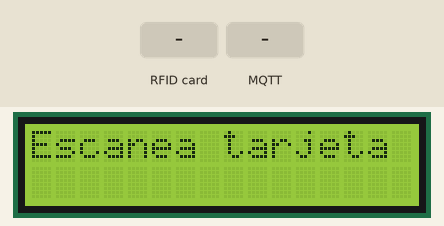
The sketch below on a simulated ESP32. Parts: 16×2 character LCD. Inputs (shaded band) come from the test bench. WiFi joins after 1.5 s; servers stay silent unless stated; the local clock reads 2024-03-15 10:24:30 at power-on unless the sketch sets it; no MQTT or app messages arrive unless stated; what the sketch prints to the serial monitor is not drawn.

Above: at 2.8 s.
2.9 s: RFID card 5E 7A 19 C4 held to the reader
At 3.8 s:
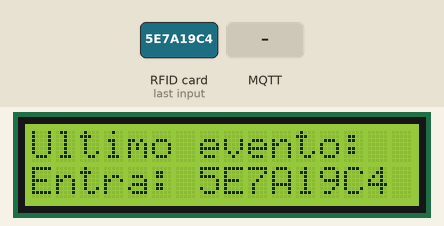
4.6 s: MQTT message "entrada" arrives on the first subscribed topic
At 5.7 s:
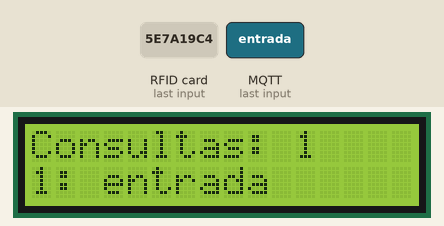
6.1 s: MQTT message "1" arrives on the first subscribed topic
At 7.6 s:
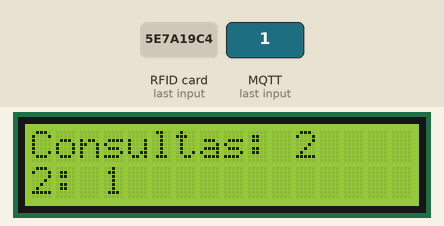
9.1 s: MQTT message "on" arrives on the first subscribed topic
At 10.0 s:
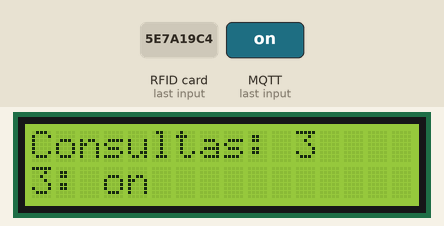
10.6 s: MQTT message "off" arrives on the first subscribed topic
At 11.1 s:
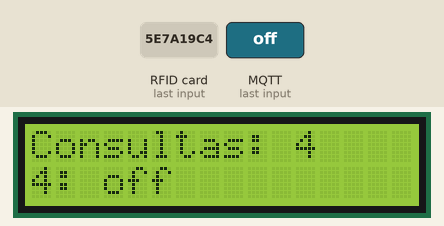
Timing chart, 0 to 13.1 s (numbered marks = the images above; inputs shaded):
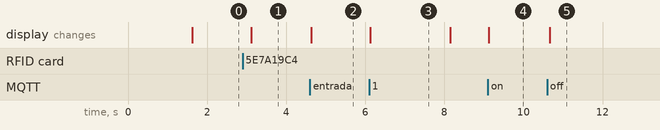

Measured:
- after the input at 2.9 s, the display: changes after 0.22 s (image 1)
- after the input at 4.6 s, the display: changes at once (image 2)
- after the input at 6.1 s, the display: changes at once (image 3)
- after the input at 9.1 s, the display: changes at once (image 4)
- after the input at 10.6 s, the display: changes after 0.06 s (image 5)
- what the display in image 3 shows lasts 2.0 s, from 6.1 s to 8.1 s

The sketch:

recibe_form_8-5.ino
```cpp
#include <WiFi.h>
#include <PubSubClient.h>
#include <Wire.h>
#include <LiquidCrystal_I2C.h>
#include <SPI.h>
#include <MFRC522.h>
#include <ArduinoJson.h>
#include <time.h>

// TODO: que cuando un profesor se va, se vayan tmb sus consultas...

// ------------------------- CONFIGURA AQUÍ -----------------------------------
const char* WIFI_SSID  = "sofi";
const char* WIFI_PASS  = "dominga2";
const char* MQTT_HOST  = "54.80.230.215";
const uint16_t MQTT_PORT = 1883;
const char* MQTT_USER = "mqttUser";
const char* MQTT_PASS = "mqttPass";
const char* MQTT_TOPIC = "rfid/ingreso";
// -----------------------------------------------------------------------------

#define SS_PIN  5
#define RST_PIN 27
MFRC522 rfid(SS_PIN, RST_PIN);
LiquidCrystal_I2C lcd(0x3F, 16, 2);

WiFiClient   wifiClient;
PubSubClient mqttClient(wifiClient);

std::vector<String> tarjetasDentro;
unsigned long lastUIDTime = 0;
bool tarjetaLeida = false;
String esp32Id;
String topicDisplay;  // tópico donde recibe mensajes para mostrar
std::vector<String> consultas;
bool mostrarConsultas = false;
int indiceConsulta = 0;
unsigned long lastConsultaScroll = 0;
const unsigned long intervaloScroll = 3000; // cada 3 segundos

// ------------------- UTILIDADES RFID -------------------
bool estaDentro(const String& uid) {
  for (const String& t : tarjetasDentro) if (t == uid) return true;
  return false;
}
void agregarTarjeta(const String& uid) { tarjetasDentro.push_back(uid); }
void quitarTarjeta(const String& uid) {
  for (auto it = tarjetasDentro.begin(); it != tarjetasDentro.end(); ++it)
    if (*it == uid) { tarjetasDentro.erase(it); break; }
}

// ------------------- MQTT CALLBACK ---------------------
void callback(char* topic, byte* payload, unsigned int length) {
  String nombre = "";
  for (unsigned int i = 0; i < length; i++) nombre += (char)payload[i];
  nombre.trim();

  if (nombre.length() == 0) return;

  Serial.println("Consulta recibida: " + nombre);

  consultas.push_back(nombre);
  mostrarConsultas = true;
  indiceConsulta = consultas.size() - 1;
  lastConsultaScroll = millis();

  lcd.clear();
  lcd.setCursor(0, 0);
  lcd.print("Consultas: ");
  lcd.print(consultas.size());
  lcd.setCursor(0, 1);
  lcd.print(String(consultas.size()) + ": " + nombre.substring(0, 13));  // ajusta para largo
}


// ------------------- CONEXIONES ------------------------
void conectarWiFi() {
  WiFi.mode(WIFI_STA);
  WiFi.begin(WIFI_SSID, WIFI_PASS);
  while (WiFi.status() != WL_CONNECTED) { delay(500); Serial.print('.'); }
  Serial.print("\nIP: "); Serial.println(WiFi.localIP());
}

void conectarMQTT() {
  while (!mqttClient.connected()) {
    Serial.print("Conectando a MQTT… ");
    String clientId = "ESP32-RFID-" + esp32Id;
    if (mqttClient.connect(clientId.c_str(), MQTT_USER, MQTT_PASS)) {
      Serial.println("OK");
      mqttClient.subscribe(topicDisplay.c_str());
    } else {
      Serial.print("Error, rc="); Serial.println(mqttClient.state());
      delay(2000);
    }
  }
}

// ------------------- SETUP -----------------------------
void setup() {
  Serial.begin(115200);
  while (!Serial);

  // ID único del ESP32
  char idBuf[13];
  sprintf(idBuf, "%012llX", (unsigned long long)ESP.getEfuseMac());
  esp32Id = String(idBuf);
  Serial.print("ESP32 ID: "); Serial.println(esp32Id);

  // Tópico personalizado de recepción
  topicDisplay = "esp32/" + esp32Id + "/display";

  conectarWiFi();
  configTime(0, 0, "pool.ntp.org");

  mqttClient.setServer(MQTT_HOST, MQTT_PORT);
  mqttClient.setCallback(callback);  // ← para recibir mensajes

  Wire.begin(21, 22);
  SPI.begin(18, 19, 23, SS_PIN);
  rfid.PCD_Init();

  lcd.init();
  lcd.backlight();
  lcd.print("Escanea tarjeta");
}

// ------------------- LOOP ------------------------------
void loop() {
  if (!mqttClient.connected()) {
    Serial.println("[MQTT] Desconectado. Reintentando conexión...");
    conectarMQTT();
  }
  mqttClient.loop();

  // --- LECTURA DE TARJETA ---
  if (rfid.PICC_IsNewCardPresent()) {
    Serial.println("[RFID] Tarjeta detectada.");
    if (rfid.PICC_ReadCardSerial()) {
      Serial.println("[RFID] UID leído correctamente.");
      String uid = "";
      for (byte i = 0; i < rfid.uid.size; i++) {
        uid += (rfid.uid.uidByte[i] < 0x10 ? "0" : "");
        uid += String(rfid.uid.uidByte[i], HEX);
      }
      uid.toUpperCase();
      Serial.println("[RFID] UID: " + uid);

      const char* tipo;
      if (estaDentro(uid)) {
        quitarTarjeta(uid);
        tipo = "salida";
        Serial.println("[LÓGICA] Ya estaba dentro → será salida");
      } else {
        agregarTarjeta(uid);
        tipo = "entrada";
        Serial.println("[LÓGICA] No estaba dentro → será entrada");
      }

      time_t ts = time(nullptr) - 3 * 3600;
      Serial.print("[TIEMPO] Timestamp: ");
      Serial.println((uint32_t)ts);

      StaticJsonDocument<128> doc;
      doc["uid"]   = uid;
      doc["tipo"]  = tipo;
      doc["ts"]    = (uint32_t)ts;
      doc["esp32"] = esp32Id;

      char payload[128];
      serializeJson(doc, payload);
      Serial.print("[MQTT] Payload: ");
      Serial.println(payload);

      // Publicar
      bool success = mqttClient.publish(MQTT_TOPIC, payload);
      Serial.println(success ? "✅ Publicación exitosa" : "❌ Falló publicación MQTT");

      // Asegurar que el mensaje salga realmente
      for (int i = 0; i < 10; i++) {
        mqttClient.loop();
        delay(10);
      }


      lcd.clear();
      lcd.setCursor(0, 0);
      lcd.print("Ultimo evento:");
      lcd.setCursor(0, 1);
      lcd.print(((String(tipo) == "entrada" ? "Entra: " : "Sale: ") + uid).substring(0, 16));

      tarjetaLeida = true;
      lastUIDTime  = millis();

      rfid.PICC_HaltA();
      rfid.PCD_StopCrypto1();
    } else {
      Serial.println("❌ Error al leer la tarjeta.");
    }
  }

  // --- ESPERA Y RESTAURACIÓN DE CONSULTAS ---
  if (tarjetaLeida && millis() - lastUIDTime > 5000) {
    Serial.println("[LCD] Pasaron 5s desde última tarjeta.");
    tarjetaLeida = false;

    if (mostrarConsultas && !consultas.empty()) {
      Serial.println("[LCD] Mostrando consultas nuevamente.");
      indiceConsulta = 0;
      lastConsultaScroll = millis();

      lcd.clear();
      lcd.setCursor(0, 0);
      lcd.print("Consultas: ");
      lcd.print(consultas.size());

      String linea = String(indiceConsulta + 1) + ": " + consultas[indiceConsulta];
      lcd.setCursor(0, 1);
      lcd.print(linea.substring(0, 16));
    } else {
      Serial.println("[LCD] No hay consultas para mostrar.");
      lcd.clear();
      lcd.print("Escanea tarjeta");
    }
  }

  // --- LIMPIAR CONSULTAS SI TODOS SE FUERON ---
  if (tarjetasDentro.empty() && !consultas.empty()) {
    Serial.println("⚠️ No queda nadie adentro. Limpiando consultas.");
    consultas.clear();
    mostrarConsultas = false;
    lcd.clear();
    lcd.print("Escanea tarjeta");
  }

  // --- SCROLL AUTOMÁTICO DE CONSULTAS ---
  if (!tarjetaLeida && mostrarConsultas && consultas.size() > 0 &&
      millis() - lastConsultaScroll > intervaloScroll) {
    indiceConsulta = (indiceConsulta + 1) % consultas.size();
    lastConsultaScroll = millis();

    Serial.println("[SCROLL] Mostrando consulta " + String(indiceConsulta + 1));
    lcd.clear();
    lcd.setCursor(0, 0);
    lcd.print("Consultas: ");
    lcd.print(consultas.size());

    String linea = String(indiceConsulta + 1) + ": " + consultas[indiceConsulta];
    lcd.setCursor(0, 1);
    lcd.print(linea.substring(0, 16));
  }

  // --- WATCHDOG RFID ---
  if (millis() - lastUIDTime > 2000 && !tarjetaLeida) {
    Serial.println("[RFID] Reiniciando lector por watchdog.");
    rfid.PCD_Init();
  }
}
```
